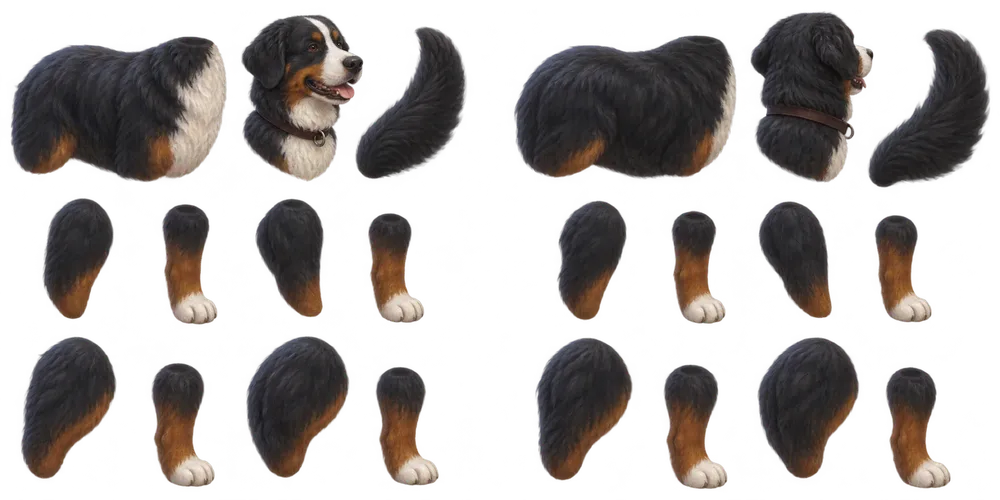
#> input picture grafika/zvirata/zdroje/pes-bernsky.webp, 1000 x 500 px, shrunk from 1774 x 887 before the run, found by its file name
$ python process-animal-breeds.py
#> lines starting #> are read from the running program, lines starting #| are printed output that depends on the picture; after the words box and inside, x2 and y2 are one past the last pixel; in counts of white or black regions, pixels touching at a corner belong together
#> further down, im is the input picture: PIL image 1000x500 RGBA; mean R, G, B, A 36.9, 31.5, 29.3, 98.6
"""
Rasy psů a koček z archů (grafika/zvirata/zdroje → grafika/zvirata): díly se oddělí podle souvislých
neprůhledných oblastí, pojmenují podle rozvržení archu (levá polovina = pohled zboku/zepředu, pravá =
zezadu), ořežou (alfa > 2) a změří se kotvy: u článků nohou horní kloub (a) a dolní kloub / dotyk
tlapky (b), u koček poloha uší vůči hlavě (jak jsou v archu nad hlavou). Výstup: PNG dílů a
src/core/render/animalBreeds.ts (data pro vykreslování).
Spuštění: python3 scripts/process-animal-breeds.py
"""
import json, sys
from collections import deque
import numpy as np
from PIL import Image

SRC, OUT = 'grafika/zvirata/zdroje', 'grafika/zvirata'
# rozvržení: řádky dílů v levé polovině (zleva doprava) a co z pravé poloviny použít
# rozvržení: každá polovina archu (vlevo přední 3/4, vpravo zadní 3/4) se čte po řadách shora; řady se
# oddělí podle výšky (velké mezery), v řadě zleva doprava. Jména dílů v řadách (zadní pohled: + „_back“).
DOG = [['torso', 'head', 'tail'], ['fu_a', 'fl_a', 'fu_b', 'fl_b'], ['hu_a', 'hl_a', 'hu_b', 'hl_b']]
CAT_BRIT = [['ear_a', 'ear_b'], ['torso', 'head'], ['tail_1', 'tail_2', 'tail_3'], ['fu_a', 'fu_b', 'hu_a', 'hu_b'], ['fl_a', 'fl_b', 'hl_a', 'hl_b']]
CAT_MAINE = [['ear_a', 'head', 'ear_b'], ['torso'], ['tail_1', 'tail_2', 'tail_3'], ['fu_a', 'fu_b', 'hu_a', 'hu_b'], ['fl_a', 'fl_b', 'hl_a', 'hl_b']]
SHEETS = {
  'dog_bernese': ('pes-bernsky.webp', 'dog', DOG), 'dog_dalmatian': ('pes-dalmatin.webp', 'dog', DOG),
  'dog_frenchie': ('pes-buldocek.webp', 'dog', DOG), 'dog_collie': ('pes-kolie.webp', 'dog', DOG),
  'dog_husky': ('pes-husky.webp', 'dog', DOG), 'dog_dachshund': ('pes-jezevcik.webp', 'dog', DOG),
  'cat_british': ('kocka-britska.webp', 'cat', CAT_BRIT), 'cat_mainecoon': ('kocka-mainska.webp', 'cat', CAT_MAINE),
}

def components(alpha, thr=90, ds=2, min_px=150):
#> called with thr = 90, ds = 2, min_px = 150
    m = alpha[::ds, ::ds] > thr; H, W = m.shape; lab = np.zeros((H, W), np.int32); n = 0; out = []
#> after `m = alpha[::ds, ::ds] > thr`:
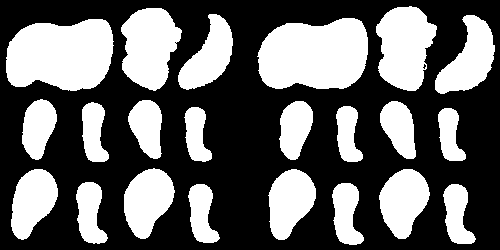
#> m: shape (250, 500) bool; 39.6% white; 22 white regions, largest, box (x1, y1, x2, y2) and area: (257, 18, 368, 89) 6510, (6, 19, 114, 91) 6290, (376, 6, 437, 91) 3699
#> after `H, W = m.shape`: H = 250; W = 500
    for y in range(H):
        for x in range(W):
            if m[y, x] and not lab[y, x]:
                n += 1; q = deque([(y, x)]); lab[y, x] = n; pts = []
                while q:
                    cy, cx = q.popleft(); pts.append((cy, cx))
                    for dy, dx in ((1, 0), (-1, 0), (0, 1), (0, -1), (1, 1), (-1, -1), (1, -1), (-1, 1)):
                        yy, xx = cy + dy, cx + dx
                        if 0 <= yy < H and 0 <= xx < W and m[yy, xx] and not lab[yy, xx]: lab[yy, xx] = n; q.append((yy, xx))
                if len(pts) >= min_px:
                    ys = [p[0] for p in pts]; xs = [p[1] for p in pts]
                    out.append({'id': n, 'x0': min(xs) * ds, 'x1': (max(xs) + 1) * ds, 'y0': min(ys) * ds, 'y1': (max(ys) + 1) * ds, 'n': len(pts)})
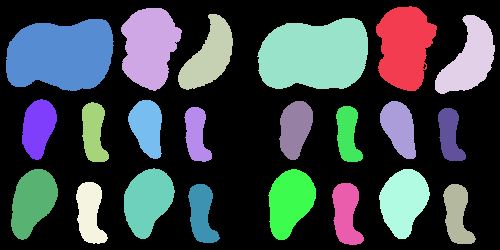
#> lab: shape (250, 500) int32; 23 distinct labels, from 0 to 22; one colour per label, 0 black
#> after the loop, n = 22
    return out, lab, ds

def rows_of(comps):
    comps = sorted(comps, key=lambda c: (c['y0'] + c['y1']) / 2); rows = []
    for c in comps:
        cy = (c['y0'] + c['y1']) / 2
        for r in rows:
            ry = np.mean([(d['y0'] + d['y1']) / 2 for d in r]); rh = np.mean([d['y1'] - d['y0'] for d in r])
            if abs(cy - ry) < 0.45 * max(rh, c['y1'] - c['y0']): r.append(c); break
        else: rows.append([c])
    return [sorted(r, key=lambda c: c['x0']) for r in rows]

# uši, které v archu neleží u hlavy (mainská mývalí: daleko po stranách) – ruční poloha na hlavě
EAR_FIX = {'cat_mainecoon': {'ears': [(0.3, 0.3, 0.38), (0.7, 0.27, 0.36)], 'ears_back': [(0.3, 0.3, 0.38), (0.68, 0.28, 0.36)]},
           'cat_british': {'ears': [(0.24, 0.22, 0.3), (0.72, 0.22, 0.28)], 'ears_back': [(0.26, 0.2, 0.3), (0.66, 0.2, 0.28)]}}
meta = {}
for breed, (file, sp, layout) in SHEETS.items():
    im = Image.open(f'{SRC}/{file}').convert('RGBA'); A = np.array(im); al = A[..., 3]
    comps, lab, ds = components(al)
#> comps = 22 items; ds = 2
    parts = {}
    for half, suf in ((0, ''), (1, '_back')):
        cs = sorted([c for c in comps if ((c['x0'] + c['x1']) / 2 >= im.width / 2) == bool(half)], key=lambda c: (c['y0'] + c['y1']) / 2)
        if len(cs) != sum(len(r) for r in layout): print('CHYBA počet dílů', breed, suf, len(cs)); sys.exit(1)
        i = 0
        for row in layout:
            grp = sorted(cs[i:i + len(row)], key=lambda c: c['x0']); i += len(row)
            for nm, c in zip(row, grp): parts[nm + suf] = c
#> after the loop, parts = 22 items
    pm = {}
    for nm, c in parts.items():
        # maska dílu (rozšířená o 6 px – měkké okraje srsti), ořez alfa > 2
        sub = (lab == c['id']).astype(np.uint8)
        big = np.kron(sub, np.ones((ds, ds), np.uint8))[: A.shape[0], : A.shape[1]]
        from PIL import ImageFilter
        big = np.array(Image.fromarray(big * 255).filter(ImageFilter.MaxFilter(13))) > 0
        piece = A.copy(); piece[~big] = 0
        ys, xs = np.where(piece[..., 3] > 2); x0, x1, y0, y1 = xs.min(), xs.max() + 1, ys.min(), ys.max() + 1
        crop = piece[y0:y1, x0:x1]
        Image.fromarray(crop).save(f'{OUT}/{breed}_{nm}.png')
        pm[nm] = {'x0': int(x0), 'y0': int(y0), 'w': int(x1 - x0), 'h': int(y1 - y0), 'crop': crop}
#> this loop made 22 passes
#> (nm, x0, x1, y0, y1) on passes 1 to 12: ('torso', 9, 229, 34, 183), ('head', 239, 364, 12, 182), ('tail', 354, 470, 26, 181), ('fu_a', 40, 116, 196, 321), ('fl_a', 160, 218, 202, 327), ('fu_b', 253, 326, 197, 319), ('fl_b', 366, 426, 211, 325), ('hu_a', 19, 117, 334, 481), ('hl_a', 149, 217, 361, 489), ('hu_b', 244, 351, 336, 480), ('hl_b', 375, 441, 365, 488), ('torso_back', 511, 739, 33, 181)
#> pass 1, `crop = piece[y0:y1, x0:x1]`:
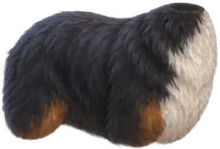
#> crop: shape (149, 220, 4); mean R, G, B, A 69.2, 62.6, 61.1, 192.2; transparent parts drawn white
#> after the loop:
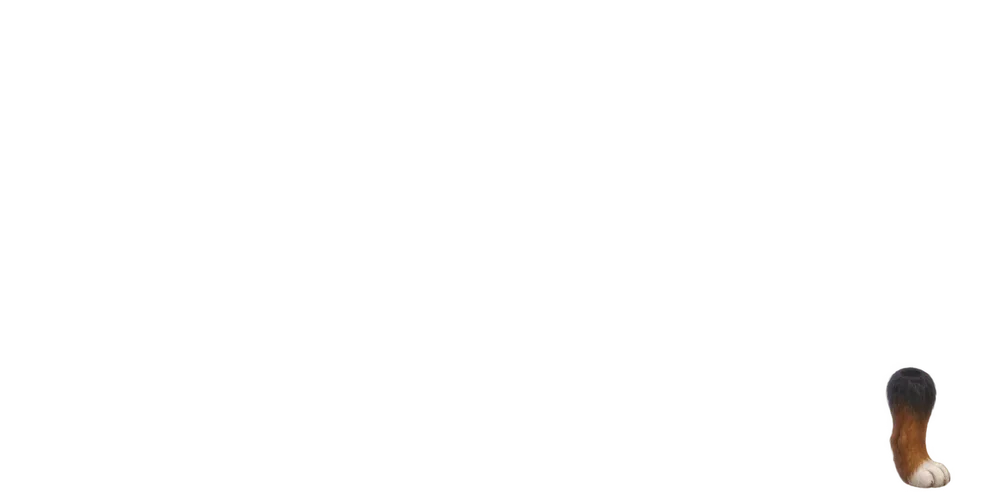
#> piece: shape (500, 1000, 4); mean R, G, B, A 1.5, 1.2, 0.9, 2.5; transparent parts drawn white
#> after the loop:
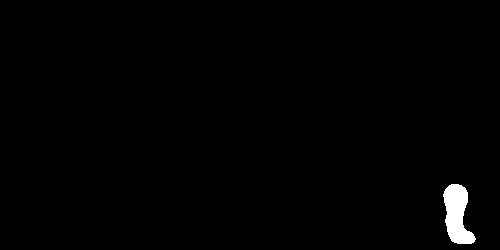
#> sub: shape (250, 500); values 0 (black) and 1 (white), 0.98% white; 1 white region, box (x1, y1, x2, y2) and area: (443, 184, 476, 244) 1228
#> after the loop, pm = 22 items
    info = {'species': sp, 'parts': sorted(pm.keys())}
    # kotvy článků nohou: a = střed horních 10 % (dutý konec), b = u horního článku 80 % výšky, u spodního
    # dotyk tlapky (98,5 %) – x jako střed neprůhledné části v daném řádku
    def cx_at(crop, v):
        a = crop[..., 3] > 128; y = min(a.shape[0] - 1, max(0, int(v * a.shape[0])))
        band = a[max(0, y - 3): y + 4].any(0); xs = np.where(band)[0]
        return float((xs.min() + xs.max() + 1) / 2 / a.shape[1]) if len(xs) else 0.5
    anchors = {}
    for k in ('fu', 'fl', 'hu', 'hl'):
        c = pm[f'{k}_a']['crop']; lower = k[1] == 'l'
        anchors[k] = {'a': [round(cx_at(c, 0.08), 3), 0.1 if not lower else 0.14], 'b': [round(cx_at(c, 0.8 if not lower else 0.95), 3), 0.8 if not lower else 0.985]}
#> after the loop, anchors = 4 items
    info['legs'] = anchors
    # zadní pohled má vlastní díly nohou – vlastní kotvy
    if 'fu_a_back' in pm:
        info['legs_back'] = {}
        for k in ('fu', 'fl', 'hu', 'hl'):
            c = pm[f'{k}_a_back']['crop']; lower = k[1] == 'l'
            info['legs_back'][k] = {'a': [round(cx_at(c, 0.08), 3), 0.1 if not lower else 0.14], 'b': [round(cx_at(c, 0.8 if not lower else 0.95), 3), 0.8 if not lower else 0.985]}
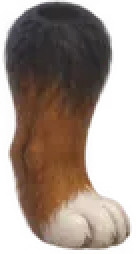
#> c: shape (127, 68, 4) (shown 2 times larger); mean of channels 0, 1, 2, 3 85.1, 67.4, 54.9, 154.3; transparent parts drawn white
#> after the loop, info = 4 items
    # AnimalPart: textura, pivot a body připojení v px výřezu (pro nástroje a kontrolu)
    ap = {}
    for nm, v in pm.items():
        if nm in ('earb_a', 'earb_b'): continue
        w, h = v['w'], v['h']; base = nm.replace('_back', '')[:2]
        L = (info['legs_back'] if nm.endswith('_back') and 'legs_back' in info else info['legs']).get(base)
        if L: ap[nm] = {'texture': f'{breed}_{nm}.png', 'pivot': {'x': round(L['a'][0] * w, 1), 'y': round(L['a'][1] * h, 1)}, 'attachments': {('contact' if base[1] == 'l' else 'end'): {'x': round(L['b'][0] * w, 1), 'y': round(L['b'][1] * h, 1)}}}
        else: ap[nm] = {'texture': f'{breed}_{nm}.png', 'pivot': {'x': round(w / 2, 1), 'y': round(h / 2, 1)}, 'attachments': {}}
#> this loop made 22 passes
#> (nm, w, h, base, L) on passes 4, 5, 6, 7, 8, 9, 10, 11, 15: ('fu_a', 76, 125, 'fu', {'a': [0.559, 0.1], 'b': [0.382, 0.8]}), ('fl_a', 58, 125, 'fl', {'a': [0.448, 0.14], 'b': [0.621, 0.985]}), ('fu_b', 73, 122, 'fu', {'a': [0.559, 0.1], 'b': [0.382, 0.8]}), ('fl_b', 60, 114, 'fl', {'a': [0.448, 0.14], 'b': [0.621, 0.985]}), ('hu_a', 98, 147, 'hu', {'a': [0.577, 0.1], 'b': [0.276, 0.8]}), ('hl_a', 68, 128, 'hl', {'a': [0.434, 0.14], 'b': [0.603, 0.985]}), ('hu_b', 107, 144, 'hu', {'a': [0.577, 0.1], 'b': [0.276, 0.8]}), ('hl_b', 66, 123, 'hl', {'a': [0.434, 0.14], 'b': [0.603, 0.985]}), ('fu_a_back', 73, 123, 'fu', {'a': [0.562, 0.1], 'b': [0.356, 0.8]})
#> (nm, w, h, base) on passes 1, 2, 3, 12, 13, 14: ('torso', 220, 149, 'to'), ('head', 125, 170, 'he'), ('tail', 116, 155, 'ta'), ('torso_back', 228, 148, 'to'), ('head_back', 129, 173, 'he'), ('tail_back', 126, 162, 'ta')
#> after the loop, ap = 22 items
    json.dump(ap, open(f'{OUT}/{breed}.parts.json', 'w'), indent=1)
    # uši (kočky): spodní střed ucha vůči obdélníku hlavy (podíl jejích rozměrů) a velikost ucha (podíl šířky hlavy)
    for hk, ek in (('head', 'ear'), ('head_back', 'earb')):
        if ek == 'earb' and 'ear_a_back' in pm: pm['earb_a'], pm['earb_b'] = pm['ear_a_back'], pm['ear_b_back']
        if f'{ek}_a' in pm:
            h = pm[hk]
            info[f'ears{"" if hk == "head" else "_back"}'] = [
                {'u': round((pm[f'{ek}_{s}']['x0'] + pm[f'{ek}_{s}']['w'] / 2 - h['x0']) / h['w'], 3), 'v': round((pm[f'{ek}_{s}']['y0'] + pm[f'{ek}_{s}']['h'] - h['y0']) / h['h'], 3),
                 'w': round(pm[f'{ek}_{s}']['w'] / h['w'], 3), 'part': f'{ek}_{s}'} for s in ('a', 'b')]
    for key, vals in EAR_FIX.get(breed, {}).items():
        for e, (u, v, w) in zip(info[key], vals): e.update({'u': u, 'v': v, 'w': w})
    # barvy srsti pro vektorové nohy: průměr neprůhledných pixelů horní části horního dílu, středu spodního
    # dílu a tlapky (spodních 12 %) – z malby, aby nohy barevně navázaly na trup
    def mean(crop, v0, v1):
#> called with v0 = 0.1, v1 = 0.45
        a = crop[int(v0 * crop.shape[0]): max(int(v0 * crop.shape[0]) + 1, int(v1 * crop.shape[0]))]; m = a[..., 3] > 200
#> after `m = a[..., 3] > 200`: m: shape (44, 76) bool; 76.9% white; 2 black regions, box (x1, y1, x2, y2) and area: (0, 0, 22, 44) 505, (62, 0, 76, 44) 269
        c = a[m][:, :3].mean(0) if m.any() else np.array([128, 128, 128]); return '#%02x%02x%02x' % tuple(int(x) for x in c)
#> after `c = a[m][:, :3].mean(0) if m.any() else np.array([128, 128, 128])`: c = [48.87, 47.79, 50.99]
    info['colors'] = {'upper': mean(pm['fu_a']['crop'], 0.1, 0.45), 'lower': mean(pm['fl_a']['crop'], 0.25, 0.7), 'paw': mean(pm['fl_a']['crop'], 0.86, 1.0),
                      'hupper': mean(pm['hu_a']['crop'], 0.1, 0.5), 'hlower': mean(pm['hl_a']['crop'], 0.25, 0.7), 'hpaw': mean(pm['hl_a']['crop'], 0.86, 1.0)}
#> in mean (call 2), `m = a[..., 3] > 200`: m: shape (56, 58) bool; 61.5% white; 2 black regions, box (x1, y1, x2, y2) and area: (40, 0, 58, 56) 898, (0, 0, 8, 56) 352
#> in mean (call 4), `m = a[..., 3] > 200`: m: shape (59, 98) bool; 78.7% white; 2 black regions, box (x1, y1, x2, y2) and area: (0, 0, 32, 59) 887, (82, 0, 98, 59) 347
#> in mean (call 5), `m = a[..., 3] > 200`:
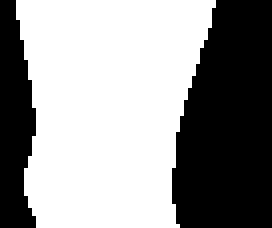
#> m: shape (57, 68) bool (shown 4 times larger); 58.8% white; 2 black regions, box (x1, y1, x2, y2) and area: (43, 0, 68, 57) 1201, (0, 0, 9, 57) 396
#> in mean (call 5), `c = a[m][:, :3].mean(0) if m.any() else np.array([128, 128, 128])`: c = [91.66, 61, 42.63]
    info['sizes'] = {k: [v['w'], v['h']] for k, v in pm.items()}
    meta[breed] = info
    print(breed, len(pm), 'dílů', info.get('ears'))
#| dog_bernese 22 dílů None
#> (the run stopped early here; a loop or call above may not have finished)
